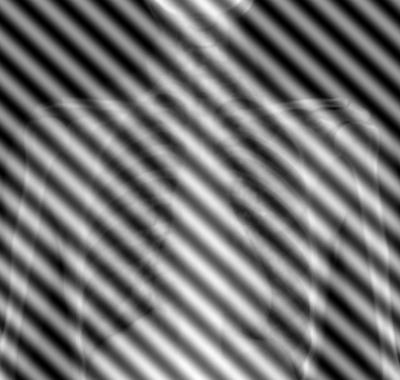
#> input picture 3/chest_xray.png, 400 x 380 px
$ jupyter execute 'Copy_of_DIP_HW3 (1).ipynb'   (shell and % lines are left out)
#> lines starting #> are read from the running program, lines starting #| are printed output that depends on the picture; after the words box and inside, x2 and y2 are one past the last pixel; in counts of white or black regions, pixels touching at a corner belong together
<div dir=rtl>
<font color='red' size="6">آماده سازی نوت بوک</font>
<div dir=rtl>

><font size = "4"> 1.  قبل از هر کاری، با استفاده از مسیر نوشته شده در خط پایین، یک کپی از این نوتبوک در گوگل درایو خودتان بسازید و تمرین را در آن نسخه حل کنید.

<div dir=ltr>
<font size = "4" color='blue'>
File --> Save a copy in Drive
</font>
<div dir=rtl>

><font size = "4"> 2.   برای دسترسی به تصاویر مورد نیاز در این تکلیف، بدون اعمال هیچ تغییری در بلوک زیر، آن را اجرا کنید. با این کار فایل های مربوط به تکلیف (تصاویر) دانلود و در فولدر کولب شما قرار داده می شوند. انجام این مرحله پس از هر بار قطع شدن از کولب و اتصال دوباره، ضروری است. یعنی اگر مثلا یک سوال را حل کردید و بعد کولب را بستید یا مدتی با آن کار نکردید و اتصالتان به طور خودکار قطع شد، در اقدام بعدیتان برای نوشتن بقیه‌ی تمرین، حتما این بلوک باید دوباره اجرا شود.

[cell 1]
#@title RUN THIS BLOCK WITHOUT ANY CHANGE to download the data

# Imports
<div dir=rtl>
<font color="blue" size="6">فراخوانی کتابخانه ها</font>
<div dir=rtl>

[cell 2]
###
import cv2
import matplotlib.pyplot as plt
import numpy as np

# ENTER YOUR CODE HERE.

###

# Any Helper Functions

<div dir=rtl>
<font color="blue" size = "4">در صورت نیاز یا برای راحتی خودتان می‌توانید توابع کمکی‌ (مثلا برای عملیات‌های پر تکرار) این جا تعریف کنید (همه در همین بلوک).</font>
</div>

[cell 3]
###

###

# Question 3: Image Restoration (35%)

[cell 4]
#@title Q3 - Part 1 (5%)
###

# ENTER YOUR CODE HERE.
chest = cv2.imread("chest_xray.png", cv2.IMREAD_GRAYSCALE)
#> chest is the input picture: shape (380, 400); min 0, max 255, mean 114.1
plt.imshow(chest, cmap='gray', vmin=0, vmax=255)
plt.title('image', color='white', backgroundcolor='green')
plt.axis('off')
plt.show()
###

[cell 5]
#@title Q3 - Part 2 (10%)
###
fourier = cv2.dft(np.float32(chest), flags=cv2.DFT_COMPLEX_OUTPUT)
fourier_shift = np.fft.fftshift(fourier)
magnitude = cv2.magnitude(fourier_shift[:,:,0],fourier_shift[:,:,1])

plt.imshow(10*np.log(magnitude), cmap="gray", vmin=0, vmax=255)
plt.title('magnitude', color='white', backgroundcolor='green')
plt.axis('off')
plt.show()

# ENTER YOUR CODE HERE.

###

[cell 6]
#@title Q3 - Part 3 (30%)
plt.plot(fourier_shift.flatten())
plt.title('fourier_shift', color='white', backgroundcolor='green')
plt.axis('on')
#72-72.5     80-80.5
plt.show()
#> figure, not shown here; curve peaks at x = 152401, y = 17341754


new_fourier = (fourier_shift.flatten() * (np.concatenate((np.ones(144000), np.zeros(500), np.ones(15500), np.zeros(500) ,np.ones(fourier_shift.flatten().shape[0] - 160500))))).reshape(fourier_shift.shape)
plt.plot(new_fourier.flatten())
plt.title('new_fourier', color='white', backgroundcolor='green')
plt.axis('on')
plt.show()
#> figure, not shown here; curve peaks at x = 152401, y = 17341754

filterd_fourier_shift = np.fft.ifftshift(new_fourier)
image_after_filter = cv2.idft(filterd_fourier_shift)
image_after_filter = cv2.magnitude(image_after_filter[:,:,0], image_after_filter[:,:,1])
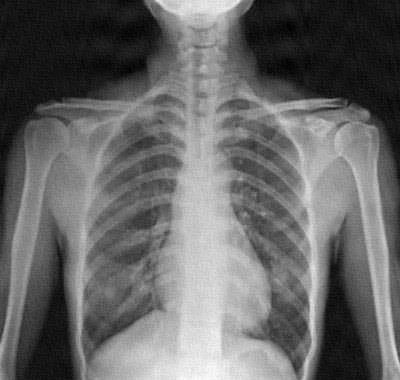
#> image_after_filter: shape (380, 400) float64; min 10145365.9, max 27761746.3, mean 17341822.3; drawn with min black and max white
image_after_filter=(image_after_filter - np.min(image_after_filter))/(np.max(image_after_filter) - np.min(image_after_filter)) *256

plt.imshow(chest, cmap="gray", vmin=0, vmax=255)
plt.title('image_before_filter', color='white', backgroundcolor='green')
plt.axis('off')
plt.show()
plt.imshow(image_after_filter, cmap="gray", vmin=0, vmax=255)
plt.title('image_after_filter', color='white', backgroundcolor='green')
plt.axis('off')
plt.show()
# NO CODE REQUIRED FOR THIS PART.

[cell 7]
#@title Q3 - Part 4 (5%)
###
noisy = cv2.imread("noisy.png", cv2.IMREAD_GRAYSCALE)
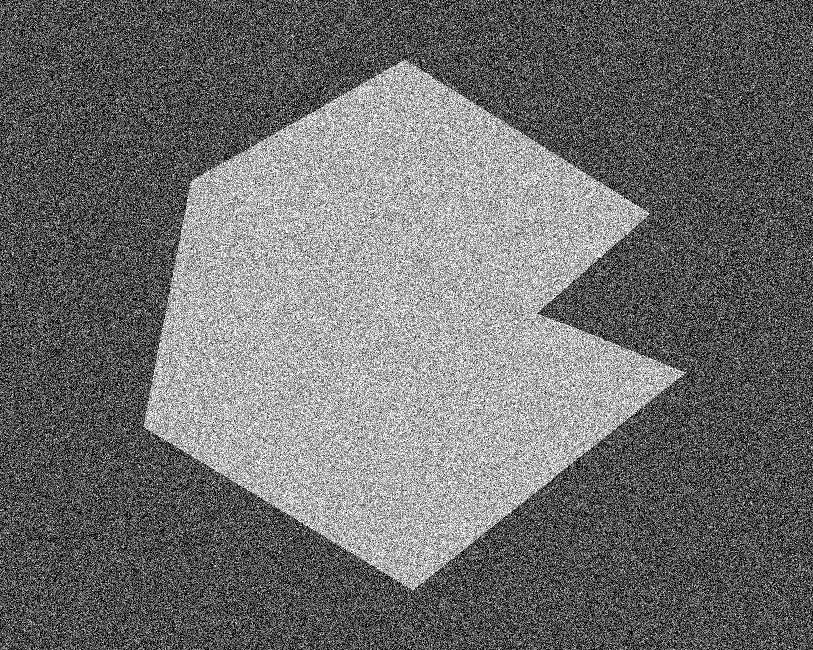
#> input picture 3/noisy.png, 813 x 650 px
#> noisy is the input picture: shape (650, 813); min 0, max 255, mean 110.1
plt.imshow(noisy, cmap="gray", vmin=0, vmax=255)
plt.title('noisy', color='white', backgroundcolor='green')
plt.axis('off')
plt.show()

###

[cell 8]
#@title Q3 - Part 5 (15%)

array = np.zeros(256)
for i in range(noisy.shape[0]):
  for j in range(noisy.shape[1]):
    array[noisy[i,j]] += 1

plt.plot(array)
plt.title('full_histogram', color='white', backgroundcolor='green')
plt.show()
#> figure, not shown here; curve peaks at x = 0, y = 14990

array2 = np.zeros(256)
for i in range(noisy.shape[0]//6):
  for j in range(noisy.shape[1]//6):
    array2[noisy[i,j]] += 1

plt.plot(array2)
plt.title('black_part_histogram', color='white', backgroundcolor='green')
plt.show()
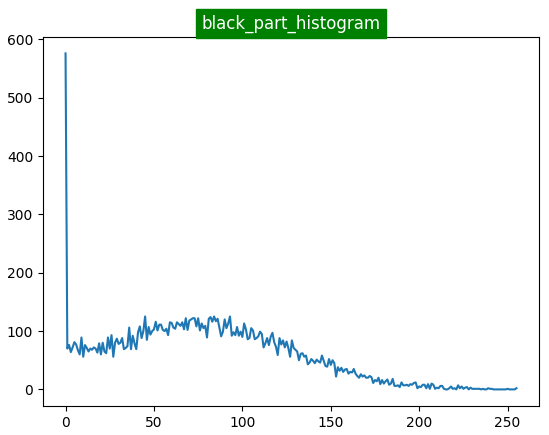
#> figure drawn by matplotlib, 1 panel; curve peaks at x = 0, y = 576
# ENTER YOUR CODE HERE.
#Rayleigh noise
###

[cell 9]
#@title Q3 - Part 6 (15%)
###
var = 5500
h,w = noisy.shape
#> h = 650; w = 813
res = np.zeros((h,w))
image = np.pad(noisy, 2, mode='constant', constant_values=0)
for i in range(h):
  for j in range(w):
    local_m = np.mean(image[i:i+4, j:j+4])
    local_v = np.var(image[i:i+4, j:j+4])
    if local_v < var:
      res[i,j] = image[i+2,j+2] - (var / local_v) * (image[i+2,j+2] - local_m)
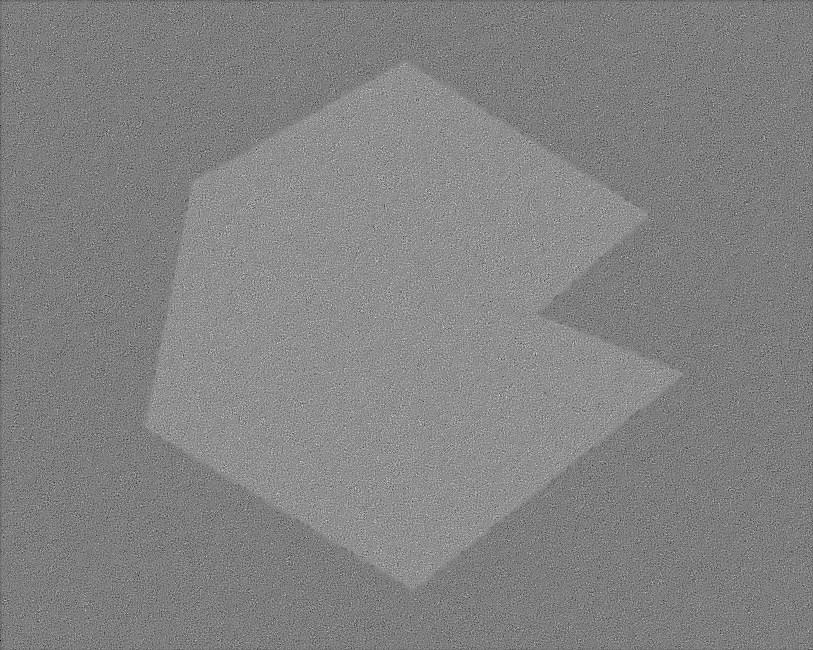
#> res: shape (650, 813) float64; min -591.1, max 770.7, mean 109.3; drawn with min black and max white
plt.imshow(noisy, cmap="gray", vmin=0, vmax=255)
plt.title('noisy', color='white', backgroundcolor='green')
plt.axis('off')
plt.show()
plt.imshow(res, cmap="gray", vmin=0, vmax=255)
plt.title('after_adaptive', color='white', backgroundcolor='green')
plt.axis('off')
plt.show()

###

[cell 10]
#@title Q3 - Part 7 (10%)
###

h,w = noisy.shape
res = np.zeros((h,w))
image = np.pad(noisy, 2, mode='constant', constant_values=0)
for i in range(h):
  for j in range(w):
    res[i,j] = np.mean(image[i:i+4, j:j+4])
plt.imshow(noisy, cmap="gray", vmin=0, vmax=255)
plt.title('noisy', color='white', backgroundcolor='green')
plt.axis('off')
plt.show()
plt.imshow(res, cmap="gray", vmin=0, vmax=255)
plt.title('after_averaging', color='white', backgroundcolor='green')
plt.axis('off')
plt.show()
###

<div dir=rtl><font color='green' size="5">جواب سوال ۳-۸</font>
<div>

<div dir=rtl><font size="4">
در فیلتر تطبیقی ساختار تصویر مشخصتر میماند ولی در میانگین گیری لبه های شکل کمی پخش میشوند در حالی که در تطبیقی اینگونه نیست.
 </font><br />
</div>

# Question 4: Morphology (35%)

[cell 11]
#@title Q4 - Part 1 (5%)
###

morf1 = cv2.imread("morf1.png", cv2.IMREAD_GRAYSCALE)
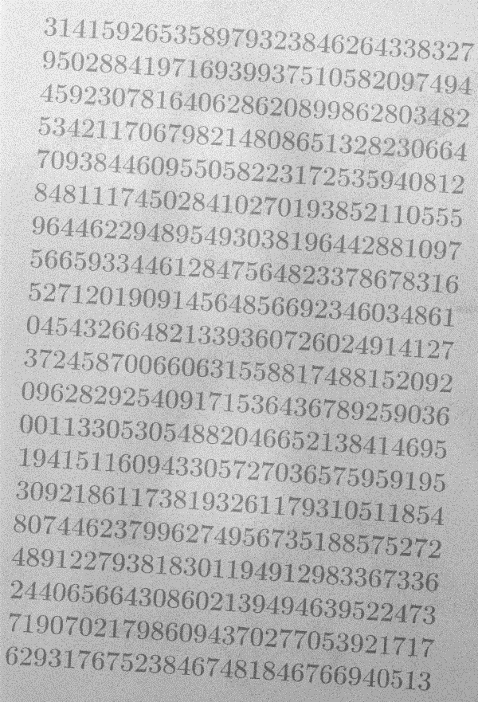
#> input picture 3/morf1.png, 478 x 702 px
#> morf1 is the input picture: shape (702, 478); min 85, max 248, mean 189.2
morf2 = cv2.imread("morf2.png", cv2.IMREAD_GRAYSCALE)
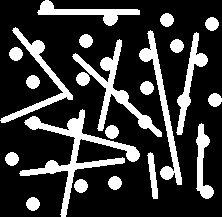
#> input picture 3/morf2.png, 222 x 217 px
#> morf2: shape (217, 222); 22.2% white; 22 white regions, largest, box (x1, y1, x2, y2) and area: (19, 109, 140, 217) 2271, (72, 39, 162, 137) 1502, (139, 30, 182, 185) 1227
morf3 = cv2.imread("morf3.png", cv2.IMREAD_GRAYSCALE)
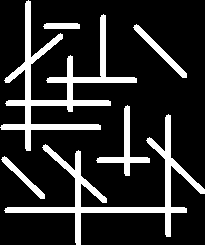
#> input picture 3/morf3.png, 205 x 245 px
#> morf3: shape (245, 205); 16.9% white; 6 white regions, box (x1, y1, x2, y2) and area: (0, 0, 137, 151) 3611, (4, 114, 205, 245) 3181, (96, 105, 150, 176) 696, (133, 24, 187, 78) 459, (1, 156, 45, 199) 346, (43, 23, 80, 29) 213
plt.imshow(morf1, cmap="gray", vmin=0, vmax=255)
plt.title('morf1', color='white', backgroundcolor='green')
plt.axis('off')
plt.show()
plt.imshow(morf2, cmap="gray", vmin=0, vmax=255)
plt.title('morf2', color='white', backgroundcolor='green')
plt.axis('off')
plt.show()
plt.imshow(morf3, cmap="gray", vmin=0, vmax=255)
plt.title('morf3', color='white', backgroundcolor='green')
plt.axis('off')
plt.show()
###

[cell 12]
#@title Q4 - Part 2 (35%)
###
filterSize =(3, 3)
kernel = cv2.getStructuringElement(cv2.MORPH_RECT,
                                   filterSize)
tophat_img = morf1 - cv2.morphologyEx(morf1,  cv2.MORPH_OPEN, kernel)
bottomhat_img = cv2.morphologyEx(morf1,  cv2.MORPH_CLOSE, kernel) - morf1
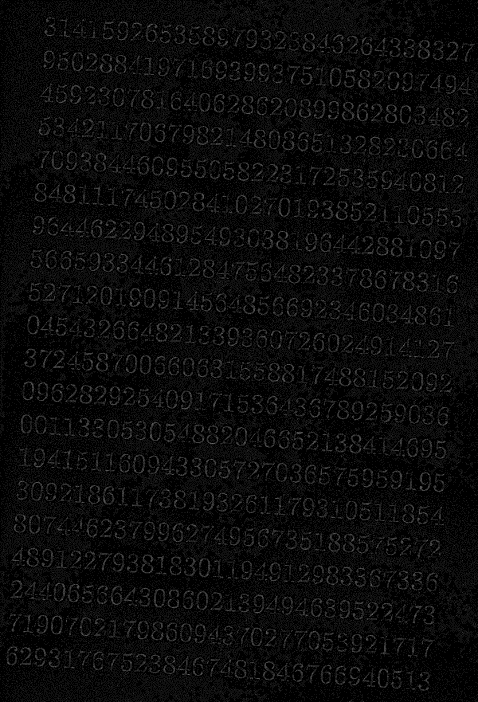
#> bottomhat_img: shape (702, 478); min 0, max 102, mean 10.8
plt.imshow(morf1 - tophat_img, cmap="gray", vmin=0, vmax=255)
plt.title('tophat_img', color='white', backgroundcolor='green')
plt.axis('off')
plt.show()
plt.imshow(morf1 - bottomhat_img, cmap="gray", vmin=0, vmax=255)
plt.title('bottomhat_img', color='white', backgroundcolor='green')
plt.axis('off')
plt.show()
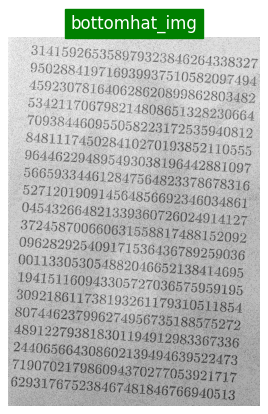
#> figure drawn by matplotlib, 1 panel
###

[cell 13]
#@title Q4 - Part 3 (20%)
###
kernel = np.ones((8,8),np.uint8)
opening = cv2.morphologyEx(morf2, cv2.MORPH_OPEN, kernel)
#> opening: shape (217, 222); 9.3% white; 30 white regions, largest, box (x1, y1, x2, y2) and area: (69, 120, 84, 139) 258, (105, 10, 118, 26) 199, (41, 2, 55, 16) 182
plt.imshow(opening, cmap="gray", vmin=0, vmax=255)
plt.title('opening', color='white', backgroundcolor='green')
plt.axis('off')
plt.show()
# ENTER YOUR CODE HERE.

###

[cell 14]
#@title Q4 - Part 4 (10%)
###
kernel = cv2.getStructuringElement(cv2.MORPH_ELLIPSE,(12,12))
opening = cv2.morphologyEx(morf2, cv2.MORPH_OPEN, kernel)
#> opening: shape (217, 222); 8.5% white; 30 white regions, largest, box (x1, y1, x2, y2) and area: (69, 119, 84, 138) 233, (105, 10, 118, 26) 174, (41, 1, 55, 16) 173
plt.imshow(opening, cmap="gray", vmin=0, vmax=255)
plt.title('opening', color='white', backgroundcolor='green')
plt.axis('off')
plt.show()
# ENTER YOUR CODE HERE.

###

<div dir=rtl><font color='green' size="5">## توضیحات سوال ۴-۴</font>
<div>

<div dir=rtl><font size="4">
همانطور که مشاهده میشود خطوط روی بعضی از دایره ها تاثیر گذلشته اند. برای حل آن مبتوان از نوع دیگری از کرنل استفاده کرد که به دایره نزدیکتر است مانند  eclipse
</div>

[cell 15]
#@title Q4 - Part 5 (20%)
###
kernel = np.ones((1,20),np.uint8)
horizontal = cv2.morphologyEx(morf3, cv2.MORPH_OPEN, kernel)
#> horizontal: shape (245, 205); 6.7% white; 6 white regions, box (x1, y1, x2, y2) and area: (5, 207, 188, 213) 1089, (6, 100, 112, 106) 627, (0, 124, 102, 130) 598, (47, 77, 138, 83) 537, (97, 157, 151, 163) 315, (44, 23, 81, 29) 213
plt.imshow(horizontal, cmap="gray", vmin=0, vmax=255)
plt.title('horizontal', color='white', backgroundcolor='green')
plt.axis('off')
plt.show()
kernel = np.ones((10,1),np.uint8)
vertical = cv2.morphologyEx(morf3, cv2.MORPH_OPEN, kernel)
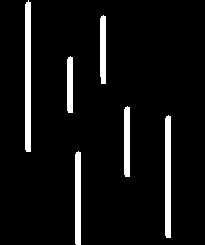
#> vertical: shape (245, 205); 6.6% white; 6 white regions, box (x1, y1, x2, y2) and area: (25, 0, 31, 152) 898, (165, 115, 171, 238) 729, (75, 151, 81, 245) 556, (124, 106, 130, 177) 417, (100, 15, 106, 84) 400, (67, 56, 73, 113) 333
plt.imshow(vertical, cmap="gray", vmin=0, vmax=255)
plt.title('vertical', color='white', backgroundcolor='green')
plt.axis('off')
plt.show()

# ENTER YOUR CODE HERE.

###
